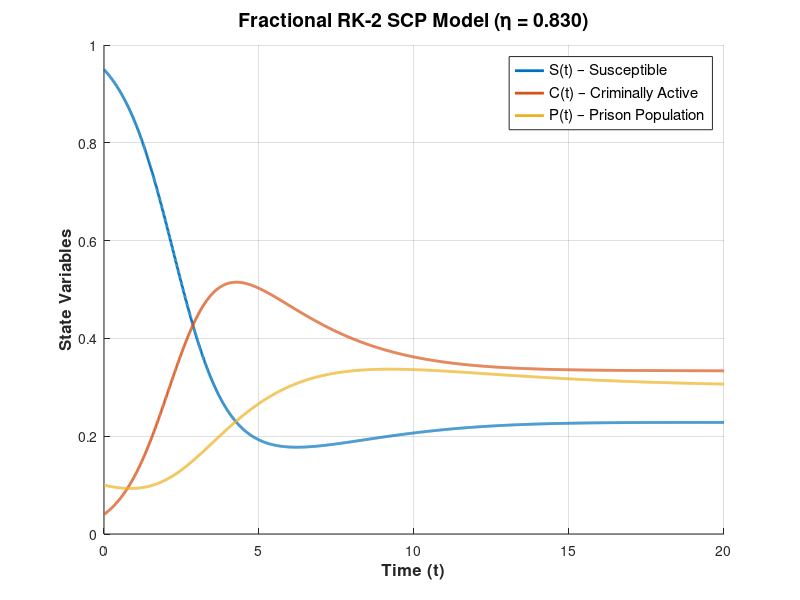

Here is the MATLAB script that generated this plot: (Note: this script raises an error after producing the figure.)
clc; clear; close all;

% ================================================================
% Fractional RK-2 Simulation for SCP Crime Model (Corrected)
% ================================================================

% ----------------------------
% Numerical parameters
% ----------------------------
h     = 0.01;           % time step (smaller for stability)
T     = 20;             % total time
N     = round(T/h);     % number of steps
t     = 0:h:T;          % time grid

eta = 0.830094;
gamma_eta = gamma(eta + 1);

% ----------------------------
% Trained model parameters
% ----------------------------
A0 = 0.060089;
alpha = 0.699931;
l = 0.090095;
delta0 = 0.069907;
delta1 = 0.029904;
lam = 1.600093;
% ----------------------------
% RHS: SCP Model
% ----------------------------
dS = @(S,C,P) A0 ...
              - alpha*S.*C ...
              + delta1*P ...
              - delta0*S;

dC = @(S,C)   alpha*S.*C ...
              - l*C ...
              - delta0*C;

dP = @(C,P)   l*C ...
              - (delta0 + delta1)*P;

% ----------------------------
% Initial conditions
% ----------------------------
S = zeros(1, N+1);
C = zeros(1, N+1);
P = zeros(1, N+1);

S(1) = 0.95;
C(1) = 0.04;
P(1) = 0.10;

% ----------------------------
% Fractional RK-2 Integration (Corrected)
% ----------------------------
for k = 1:N

    % ---- k1 ----
    k1S = dS(S(k), C(k), P(k));
    k1C = dC(S(k), C(k));
    k1P = dP(C(k), P(k));

    % ---- Midpoint ----
    S_mid = S(k) + 0.5 * (h^eta)/gamma_eta * k1S;
    C_mid = C(k) + 0.5 * (h^eta)/gamma_eta * k1C;
    P_mid = P(k) + 0.5 * (h^eta)/gamma_eta * k1P;

    % ---- k2 ----
    k2S = dS(S_mid, C_mid, P_mid);
    k2C = dC(S_mid, C_mid);
    k2P = dP(C_mid, P_mid);

    % ---- Update (NO lambda amplification) ----
    S(k+1) = S(k) + (h^eta)/gamma_eta * k2S;
    C(k+1) = C(k) + (h^eta)/gamma_eta * k2C;
    P(k+1) = P(k) + (h^eta)/gamma_eta * k2P;
end

% ----------------------------
% Plot results
% ----------------------------
figure('Color','w'); hold on; grid on;

plot(t, S, 'LineWidth',2, 'Color',[0 0.447 0.741]);
plot(t, C, 'LineWidth',2, 'Color',[0.850 0.325 0.098]);
plot(t, P, 'LineWidth',2, 'Color',[0.929 0.694 0.125]);

xlabel('Time (t)','FontSize',12,'FontWeight','bold');
ylabel('State Variables','FontSize',12,'FontWeight','bold');

title(sprintf('Fractional RK-2 SCP Model (\\eta = %.3f)', eta), ...
      'FontSize',14,'FontWeight','bold');

legend({'S(t) – Susceptible', ...
        'C(t) – Criminally Active', ...
        'P(t) – Prison Population'}, ...
        'Location','best','FontSize',11);

xlim([0 T]);
ylim([0 max([S C P],[],'all')*1.1]);